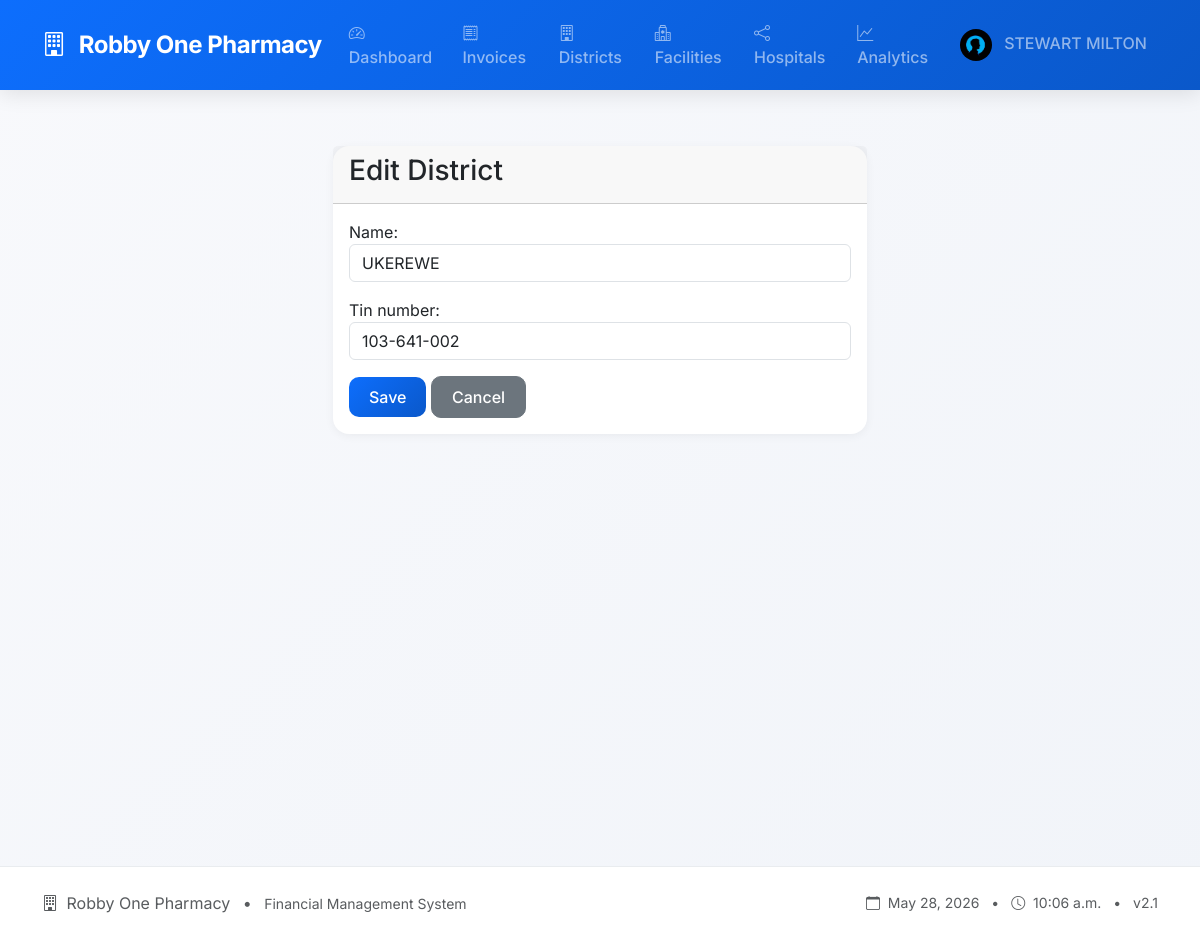
Page /districts/edit/10/ (signed in) on the earlier database version.
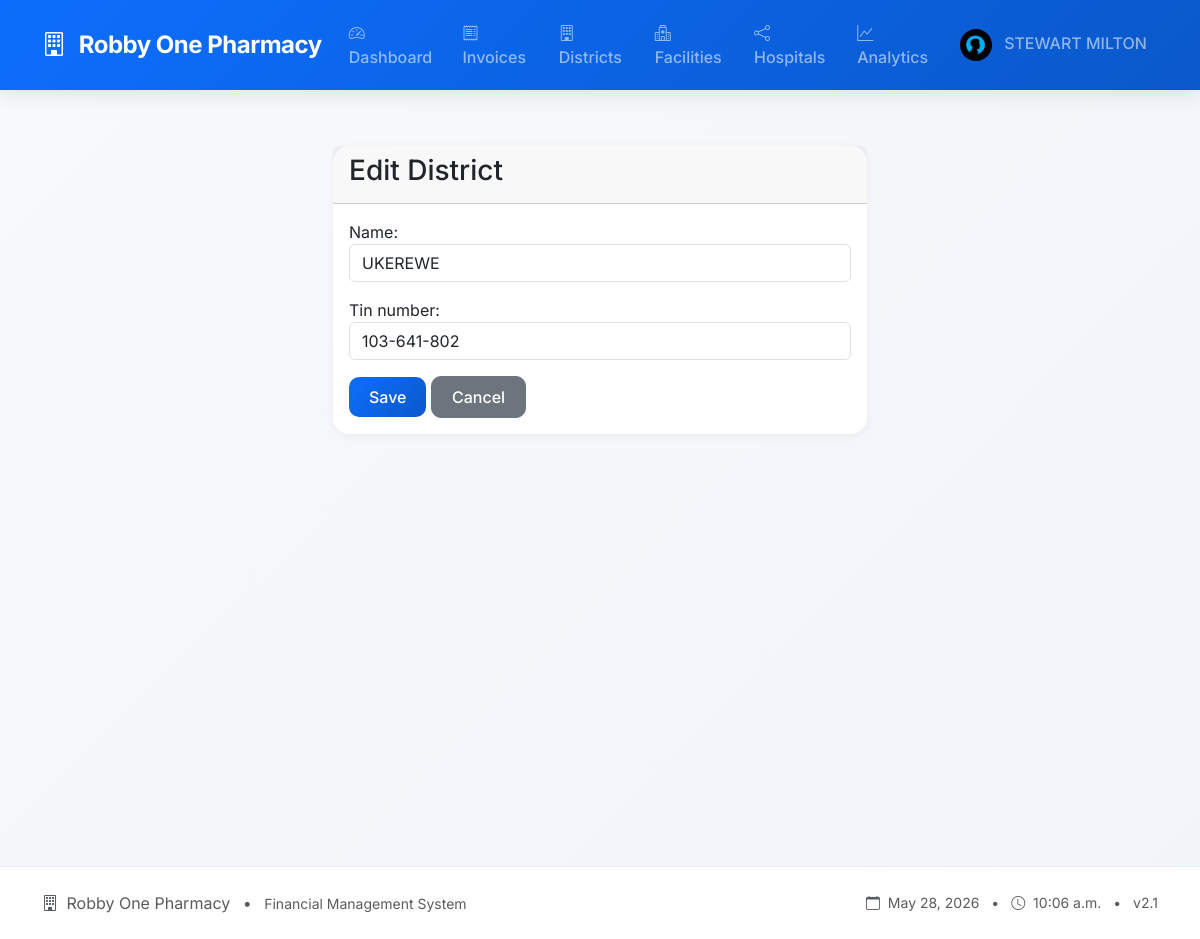
Same page on the later database version.
### invoices/models.py (models this page shows, shortened)
class District(models.Model):
    name = models.CharField(max_length=100, unique=True)
    tin_number = models.CharField(max_length=50, blank=True)
    class Meta:
        ordering = ['name']

### invoices/views.py (the view)
# urls.py: path('districts/edit/<int:district_id>/', views.edit_district, name='edit_district'),
@login_required
@staff_member_required
def edit_district(request, district_id):
    district = get_object_or_404(District, pk=district_id)
    if request.method == 'POST':
        form = DistrictForm(request.POST, instance=district)
        if form.is_valid():
            old_name = district.name
            form.save()
            ActivityLog.objects.create(
                user=request.user,
                action='EDIT_DISTRICT',
                message=f'Edited district: {old_name} → {district.name}'
            )
            messages.success(request, 'District updated successfully!')
            return redirect('district_list')
    else:
        form = DistrictForm(instance=district)
    return render(request, 'invoices/add_district.html', {'form': form, 'title': 'Edit District', 'district': district})

### invoices/forms.py
class DistrictForm(forms.ModelForm):
    class Meta:
        model = District
        fields = ['name', 'tin_number']
        widgets = {
            'name': forms.TextInput(attrs={'class': 'form-control', 'placeholder': 'Enter district name'}),
            'tin_number': forms.TextInput(attrs={'class': 'form-control', 'placeholder': 'Enter TIN number'}),
        }

### invoices/templates/invoices/add_district.html (shortened to what this page needs)
{% extends 'base.html' %}
{% load static %}
{% block content %}
<div class="container mt-4">
    <div class="row justify-content-center">
        <div class="col-md-6">
            <div class="card">
                <div class="card-header">
                    <h3>{{ title }}</h3>
                </div>
                <div class="card-body">
                    <form method="post">
                        {{ form.as_p }}
                        <div class="mt-3">
                            <button type="submit" class="btn btn-primary">Save</button>
                            <a href="{% url 'district_list' %}" class="btn btn-secondary">Cancel</a>
                        </div>
                    </form>
                </div>
            </div>
        </div>
    </div>
</div>
{% endblock %}

Differences in the rows shown:
changed District "UKEREWE": tin_number "103-641-002" → "103-641-802"
